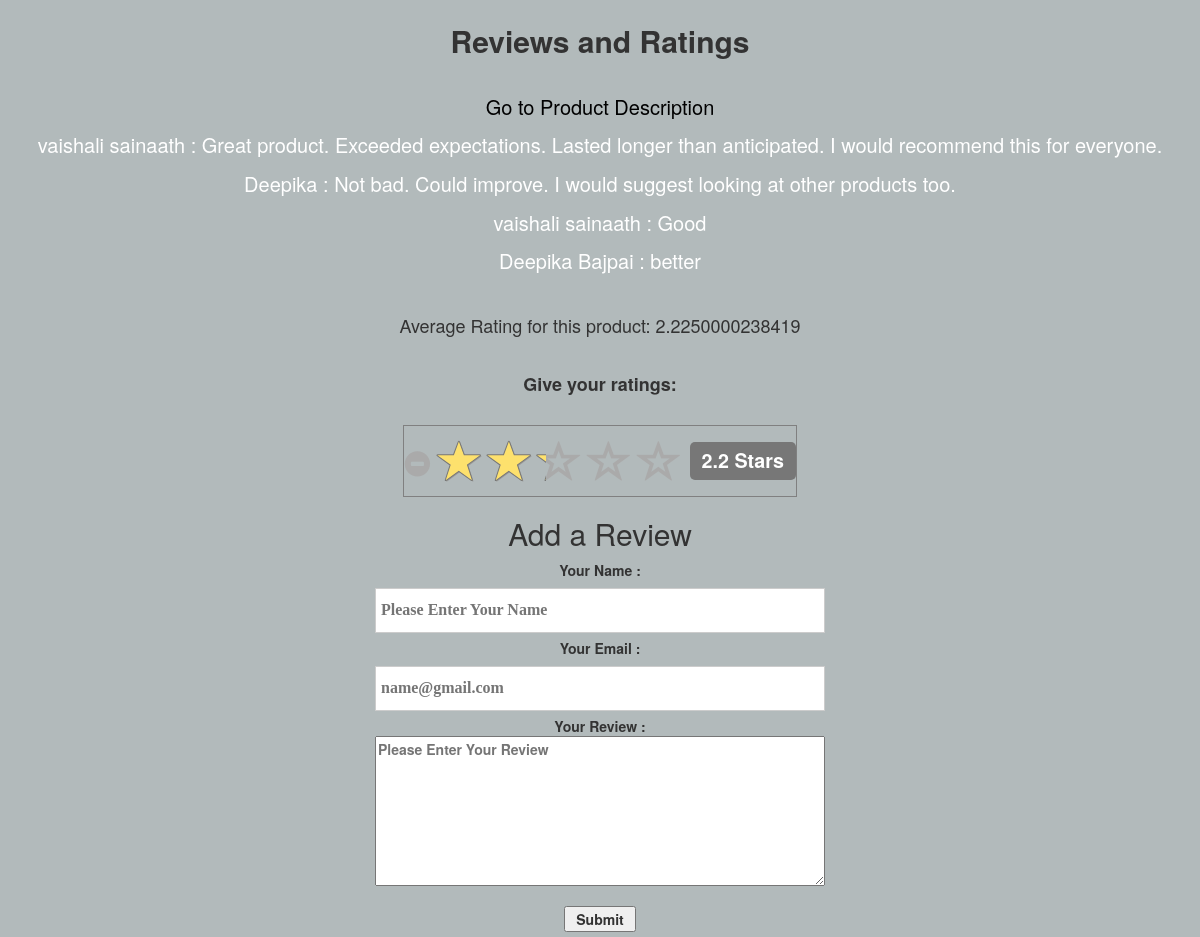
The page /review.php?itemid=3 on the database its author committed.
### tables this page shows
CREATE TABLE `review` (
  `Name` varchar(20) NOT NULL,
  `Email` varchar(40) NOT NULL,
  `Review` varchar(2000) NOT NULL
);

### rating.php (called while the page is built, shortened)
<?php
function getRatingByProductId($con, $productId) {
	$query = "SELECT SUM(vote) as vote, COUNT(vote) as count from rating WHERE product_id = $productId";
      $result = mysqli_query($con, $query);
      $resultSet = mysqli_fetch_assoc($result);
      if($resultSet['count']>0) {
      	return ($resultSet['vote']/$resultSet['count']);
      } else {
      	return 0;
      }
}
?>

### review.php (the view, shortened to what this page needs)
<?php
$db_host = "localhost";
	$db_username = "root";
	$db_pass = "";
	$db_name = "StayBeautiful";
	$conn=mysqli_connect("$db_host","$db_username","$db_pass") or die ("could not connect to mysql");
	mysqli_select_db($conn,"$db_name") or die ("no database");
	include('rating.php')
?>
<!DOCTYPE html>
<html>
<head>
    <link href="http://netdna.bootstrapcdn.com/bootstrap/3.3.6/css/bootstrap.css" rel="stylesheet">
	<link href="css/star-rating.min.css" media="all" rel="stylesheet" type="text/css" />
</head>
<body style="background-color: #B2BABB">
 <br>
 <p style="text-align: center; font-size: 30px; font-weight: bold">Reviews and Ratings
</p>
  	<br>
 <?php
	echo "<p style='text-align:center; font-size: 20px'>";
	$prod_id = $_GET['itemid'];
	echo "<a class='button' href='Prod_Desc.php?itemid=" .$prod_id. "'> Go to Product Description</a>";
	echo "</p>";
	?>
 <?php
	if($result = $conn->query("SELECT * FROM Review"))
						{
							if($result->num_rows != 0)
							{
									while($row = mysqli_fetch_array($result)){
									echo "<p class='fetch'>";
									echo "$row[0] :"; echo "&nbsp";
									echo "$row[2]";
									echo "<br>";
									echo "</p>";
									}
							}
						}
?>
 <?php $prod_id = $_GET['itemid'];
 ?>
 <?php $res = getRatingByProductId($conn, $prod_id); ?>
 <br>
 <h4 style="text-align: center">Average Rating for this product: <?php echo "$res"; ?> </h4>
	<br>
	<h4 style="text-align: center; font-weight: bold"> Give your ratings:</h4> <br>
	<table border=1 align="center">
	<tr><td>
	</td></tr>
	</table>
	<h2 style="text-align: center">Add a Review</h2>
	<form action="" method="post" class="review">
	<div style="text-align: center">
		<label>Your Name : <br>
		<input type="text" name="name" id="name" required="required" placeholder="Please Enter Your Name"/><br />
		</label><br>
		<label>Your Email : <br>
		<input type="email" name="email" id="email" required="required" placeholder="name@gmail.com"/><br/>
		</label><br>
		<label>Your Review :
		<textarea id="feedback" name="feedback" required="required" placeholder="Please Enter Your Review"/></textarea>
		<br>
		<input type="submit" value=" Submit " name="submit"/><br />
		</label>
		<br>
	</div>
	</form>
</body>
</html>

### review.php (style rules this page uses)
input[type=text],input[type=email] { width:450px; padding: 10px; margin-top: 8px; border: 1px solid #ccc; padding-left: 5px; font-size: 16px; font-family:raleway; }
textarea#feedback { width: 450px; height: 150px; display: block; }
.fetch { text-align: center; font-size: 20px; color: white; }
a.button { -webkit-appearance: button; -moz-appearance: button; appearance: button; text-decoration: none; color: initial; text-slign: center; }

### rows shown on the page
review: Name "vaishali sainaath", Review "Great product. Exceeded expectations. Lasted longer than anticipated. I would recommend this for everyone."
review: Name "Deepika", Review "Not bad. Could improve. I would suggest looking at other products too."
review: Name "vaishali sainaath", Review "Good"
review: Name "Deepika Bajpai", Review "better"

### other values the page prints
$res "2.2250000238419"
